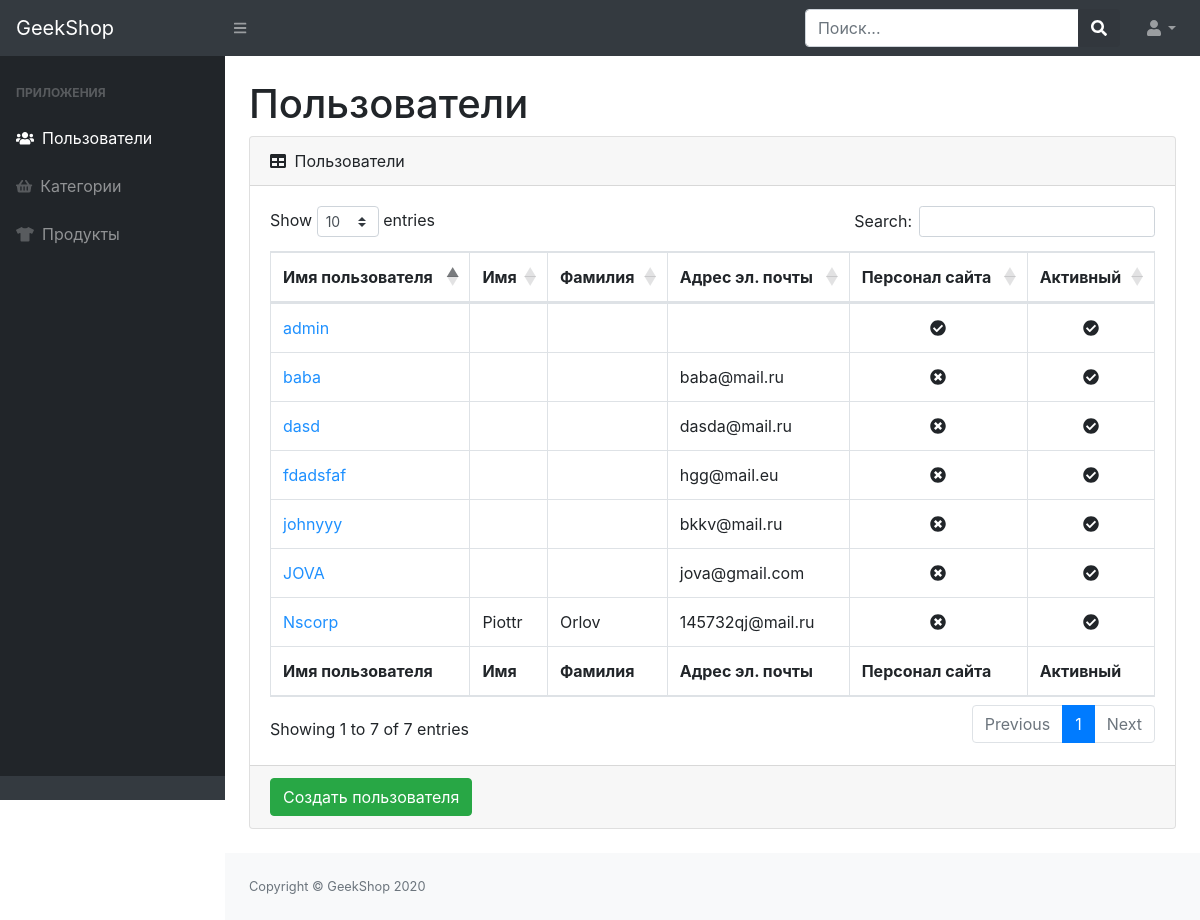
Before: /admins/admin-users-read/ (signed in) with the older database file.
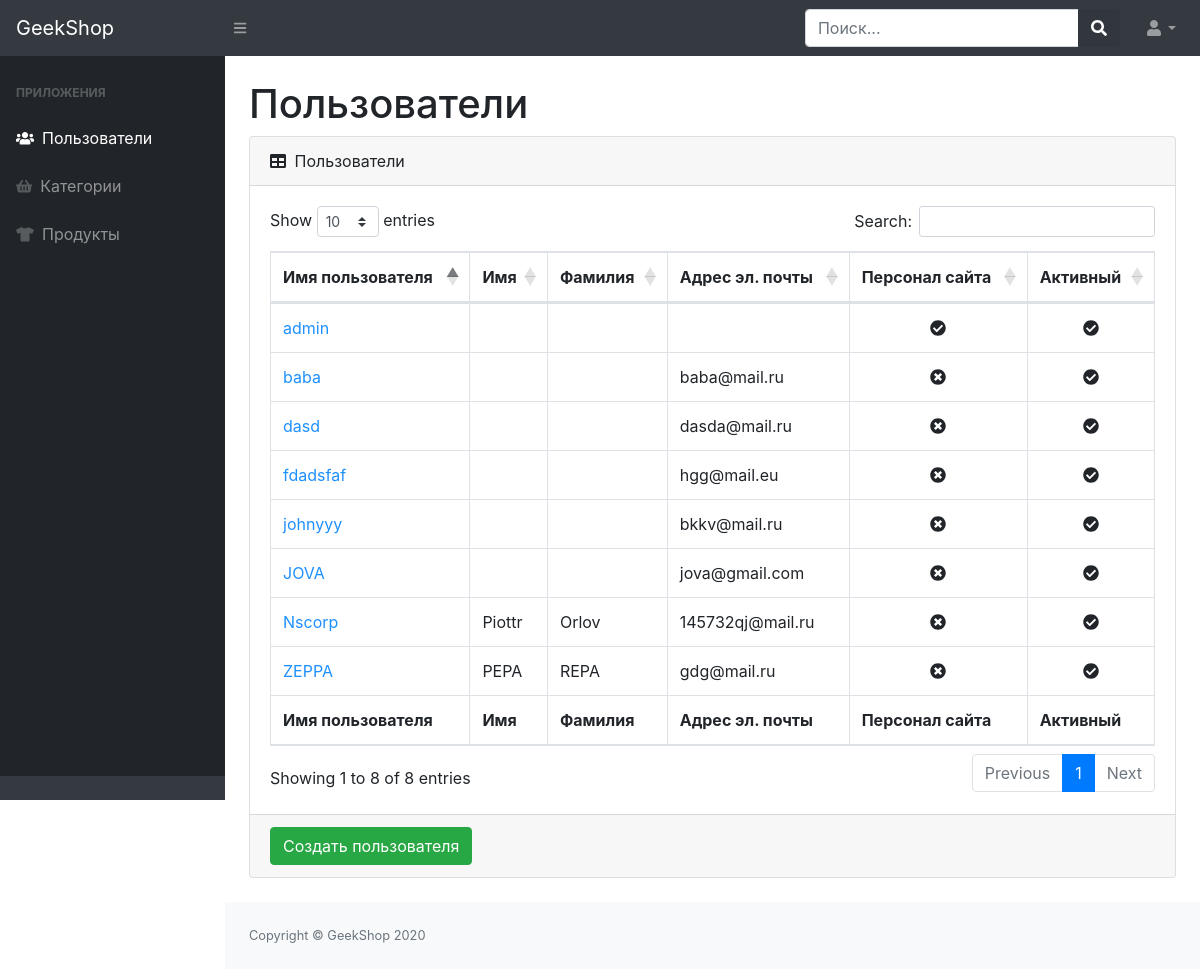
After: the same page with the newer database file.
### users/models.py (models this page shows, shortened)
class User(AbstractUser):
    image = models.ImageField(upload_to='users_image', blank=True, null=True)
    activation_key = models.CharField(max_length=128, blank=True)
    activation_key_expires = models.DateTimeField(default=(now() + timedelta(hours=48)), blank=True, null=True)

### admins/views.py (the view)
# urls.py: path('admin-users-read/', UserAdminListView.as_view(), name='admins-read'),
class UserAdminListView(CommonMixin, ListView):
    model = User
    template_name = 'admins/admin-users-read.html'
    title = 'CustomAdminPanel'

### admins/views.py (called while the page is built)
    @method_decorator(user_passes_test(lambda u: u.is_staff))
    def dispatch(self, request, *args, **kwargs):
        return super(DispatchMixin, self).dispatch(request, *args, **kwargs)

    def get_context_data(self, **kwargs):
        context = super(TitleMixin, self).get_context_data(**kwargs)
        context['title'] = self.title
        return context

### admins/templates/admins/admin-users-read.html (shortened to what this page needs)
{% extends 'admins/base.html' %}
{% load static %}
{% block content %}
    <main>
        <div class="container-fluid">
            <h1 class="mt-4">Пользователи</h1>
            <div class="card mb-4">
                <div class="card-header">
                    <i class="fas fa-table mr-1"></i>
                    Пользователи
                </div>
                <div class="card-body">
                    <div class="table-responsive">
                        <table class="table table-bordered" id="dataTable" width="100%" cellspacing="0">
                            <thead>
                            <tr>
                                <th>Имя пользователя</th>
                                <th>Имя</th>
                                <th>Фамилия</th>
                                <th>Адрес эл. почты</th>
                                <th>Персонал сайта</th>
                                <th>Активный</th>
                            </tr>
                            </thead>
                            <tfoot>
                            <tr>
                                <th>Имя пользователя</th>
                                <th>Имя</th>
                                <th>Фамилия</th>
                                <th>Адрес эл. почты</th>
                                <th>Персонал сайта</th>
                                <th>Активный</th>
                            </tr>
                            </tfoot>
                            <tbody>
                            {% for user in object_list %}
                                <tr>
                                    <td><a href="{% url "admins:admins-update" user.id %}"
                                           style="color: dodgerblue">{{ user.username }}</a></td>
                                    <td>{{ user.first_name }}</td>
                                    <td>{{ user.last_name }}</td>
                                    <td>{{ user.email }}</td>
                                    <td class="text-center">
                                        {% if user.is_staff %}
                                            <i class="fas fa-check-circle"></i></td>
                                        {% else %}
                                            <i class="fas fa-times-circle"></i>
                                        {% endif %}
                                    </td>
                                    <td class="text-center">
                                        {% if user.is_active %}
                                            <i class="fas fa-check-circle"></i></td>
                                        {% else %}
                                            <i class="fas fa-times-circle"></i>
                                        {% endif %}
                                </tr>
                            {% endfor %}
                            </tbody>
                        </table>
                    </div>
                </div>
                <div class="card-footer">
                    <a href="{% url "admins:admins-create" %}">
                        <button class="btn btn-success">Создать пользователя</button>
                    </a>
                </div>
            </div>
        </div>
    </main>
{% endblock %}

### admins/templates/admins/base.html (shortened to what this page needs)
{% load static %}
<!DOCTYPE html>
<html lang="en">
<head>
    <link href="{% static "/vendor/css/auth-admin.css" %}" rel="stylesheet"/>
    <link href="https://cdn.datatables.net/1.10.20/css/dataTables.bootstrap4.min.css" rel="stylesheet"
/>
</head>
<body class="sb-nav-fixed">
<nav class="sb-topnav navbar navbar-expand navbar-dark bg-dark">
    <a class="navbar-brand" href="admin.html">GeekShop</a>
    <button class="btn btn-link btn-sm order-1 order-lg-0" id="sidebarToggle" href="#"><i class="fas fa-bars"></i>
    </button>
    <form class="d-none d-md-inline-block form-inline ml-auto mr-0 mr-md-3 my-2 my-md-0">
        <div class="input-group">
            <input class="form-control" type="text" placeholder="Поиск..." aria-label="Search"
                   aria-describedby="basic-addon2"/>
            <div class="input-group-append">
                <button class="btn btn-primary" type="button"><i class="fas fa-search"></i></button>
            </div>
        </div>
    </form>
    <ul class="navbar-nav ml-auto ml-md-0">
        <li class="nav-item dropdown">
            <a class="nav-link dropdown-toggle" id="userDropdown" href="#" role="button" data-toggle="dropdown"
               aria-haspopup="true" aria-expanded="false"><i class="fas fa-user fa-fw"></i></a>
        </li>
    </ul>
</nav>
<div id="layoutSidenav">
    <div id="layoutSidenav_nav">
        <nav class="sb-sidenav accordion sb-sidenav-dark" id="sidenavAccordion">
            <div class="sb-sidenav-menu">
                <div class="nav">
                    <div class="sb-sidenav-menu-heading">Приложения</div>
                    <a class="nav-link" href="{% url "admins:admins-read" %}">
                        <div class="sb-nav-link-icon">
                            <i class="fas fa-users"></i>
                        </div>
                        Пользователи
                    </a>
                    <a class="nav-link" href="index.html">
                        <div class="sb-nav-link-icon">
                            <i class="fas fa-shopping-basket"></i>
                        </div>
                        Категории
                    </a>
                    <a class="nav-link" href="index.html">
                        <div class="sb-nav-link-icon">
                            <i class="fas fa-tshirt"></i>
                        </div>
                        Продукты
                    </a>
                </div>
            </div>
            <div class="sb-sidenav-footer"></div>
        </nav>
    </div>
    <div id="layoutSidenav_content">
        {%  block content %}{% endblock %}
        <footer class="py-4 bg-light mt-auto">
            <div class="container-fluid">
                <div class="d-flex align-items-center justify-content-between small">
                    <div class="text-muted">Copyright &copy; GeekShop 2020</div>
                </div>
            </div>
        </footer>
    </div>
</div>
</body>
</html>

Changed rows visible on the page:
added User: username "ZEPPA", first_name "PEPA", last_name "REPA", email "gdg@mail.ru", is_staff False (drawn), is_active True (drawn)
Other visible differences:
text written by a page script: "Show entries Search: Showing 1 to 7 of 7 entries Previous 1 Next" → "Show entries Search: Showing 1 to 8 of 8 entries Previous 1 Next"
